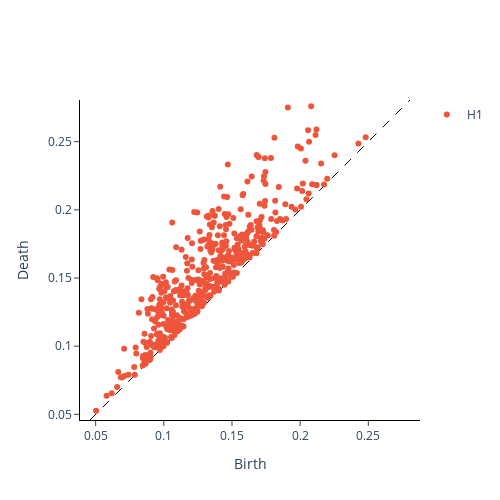

Write notebook code for a chart like this one.
### Markdown cell above
As expected, the 'distinctness' of the degree-1 feature depends a lot on the parameters for the Takens embedding. We can see this by running over a few choices of $\tau$.

### Code cell
taus = [np.pi/(20*frequency),np.pi/(5*frequency),np.pi/(3*frequency),np.pi/(2*frequency)]


tau = taus[0]

time_delay = int(tau*n_samples/(2*np.pi))

embedder = SingleTakensEmbedding(parameters_type='fixed',dimension=dimension,time_delay=time_delay)
embedded_signal = embedder.fit_transform(signal)

X_diagrams = VR.fit_transform(embedded_signal[None, :, :])
plot_diagram(X_diagrams[0])

### Figure 1 — Plotly figure (JSON) as saved in the notebook; plotly's stock layout.template omitted (floating-point values rounded to 4 significant figures; data arrays with more than 128 entries replaced by an {"elided": "..."} marker saying what was removed)
{"data": [{"hoverinfo": "none", "line": {"color": "black", "dash": "dash", "width": 1}, "mode": "lines", "showlegend": false, "type": "scatter", "x": [0.04586, 0.2806], "y": [0.04586, 0.2806]}, {"hoverinfo": "text", "hovertext": {"elided": "459 str values"}, "mode": "markers", "name": "H1", "type": "scatter", "x": {"elided": "459 float values"}, "y": {"elided": "459 float values"}}], "layout": {"height": 500, "plot_bgcolor": "white", "width": 500, "xaxis": {"autorange": false, "exponentformat": "e", "linecolor": "black", "linewidth": 1, "mirror": false, "range": [0.04586, 0.2806], "showexponent": "all", "showline": true, "side": "bottom", "ticks": "outside", "title": {"text": "Birth"}, "type": "linear", "zeroline": true}, "yaxis": {"autorange": false, "exponentformat": "e", "linecolor": "black", "linewidth": 1, "mirror": false, "range": [0.04586, 0.2806], "scaleanchor": "x", "scaleratio": 1, "showexponent": "all", "showline": true, "side": "left", "ticks": "outside", "title": {"text": "Death"}, "type": "linear", "zeroline": true}}}
